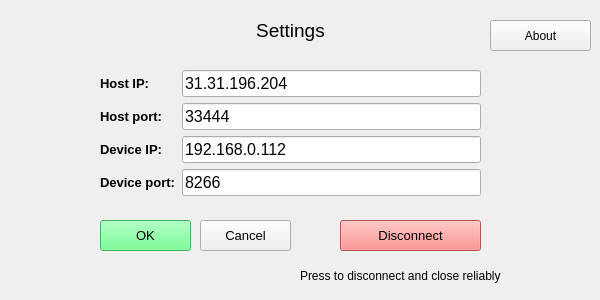
<?xml version="1.0" encoding="UTF-8"?>
<ui version="4.0">
 <class>Form</class>
 <widget class="QWidget" name="Form">
  <property name="geometry">
   <rect>
    <x>0</x>
    <y>0</y>
    <width>600</width>
    <height>300</height>
   </rect>
  </property>
  <property name="minimumSize">
   <size>
    <width>600</width>
    <height>300</height>
   </size>
  </property>
  <property name="maximumSize">
   <size>
    <width>600</width>
    <height>300</height>
   </size>
  </property>
  <property name="windowTitle">
   <string>Remotica</string>
  </property>
  <property name="windowIcon">
   <iconset>
    <normaloff>../remotica/favicon.ico</normaloff>../remotica/favicon.ico</iconset>
  </property>
  <widget class="QLabel" name="label">
   <property name="geometry">
    <rect>
     <x>190</x>
     <y>10</y>
     <width>201</width>
     <height>41</height>
    </rect>
   </property>
   <property name="font">
    <font>
     <pointsize>14</pointsize>
     <weight>50</weight>
     <bold>false</bold>
    </font>
   </property>
   <property name="text">
    <string>&lt;html&gt;&lt;head/&gt;&lt;body&gt;&lt;p align=&quot;center&quot;&gt;Settings&lt;/p&gt;&lt;/body&gt;&lt;/html&gt;</string>
   </property>
  </widget>
  <widget class="QWidget" name="formLayoutWidget">
   <property name="geometry">
    <rect>
     <x>100</x>
     <y>70</y>
     <width>381</width>
     <height>138</height>
    </rect>
   </property>
   <layout class="QFormLayout" name="formLayout">
    <item row="0" column="0">
     <widget class="QLabel" name="label_2">
      <property name="font">
       <font>
        <pointsize>10</pointsize>
        <weight>75</weight>
        <bold>true</bold>
       </font>
      </property>
      <property name="text">
       <string>Host IP:</string>
      </property>
     </widget>
    </item>
    <item row="1" column="0">
     <widget class="QLabel" name="label_3">
      <property name="font">
       <font>
        <pointsize>10</pointsize>
        <weight>75</weight>
        <bold>true</bold>
       </font>
      </property>
      <property name="text">
       <string>Host port:</string>
      </property>
     </widget>
    </item>
    <item row="1" column="1">
     <widget class="QLineEdit" name="lineEdit_2">
      <property name="font">
       <font>
        <pointsize>12</pointsize>
       </font>
      </property>
      <property name="text">
       <string>33444</string>
      </property>
     </widget>
    </item>
    <item row="2" column="0">
     <widget class="QLabel" name="label_4">
      <property name="font">
       <font>
        <pointsize>10</pointsize>
        <weight>75</weight>
        <bold>true</bold>
       </font>
      </property>
      <property name="text">
       <string>Device IP:</string>
      </property>
     </widget>
    </item>
    <item row="2" column="1">
     <widget class="QLineEdit" name="lineEdit_3">
      <property name="font">
       <font>
        <pointsize>12</pointsize>
       </font>
      </property>
      <property name="text">
       <string>192.168.0.112</string>
      </property>
     </widget>
    </item>
    <item row="3" column="0">
     <widget class="QLabel" name="label_5">
      <property name="font">
       <font>
        <pointsize>10</pointsize>
        <weight>75</weight>
        <bold>true</bold>
       </font>
      </property>
      <property name="text">
       <string>Device port:</string>
      </property>
     </widget>
    </item>
    <item row="3" column="1">
     <widget class="QLineEdit" name="lineEdit_4">
      <property name="font">
       <font>
        <pointsize>12</pointsize>
       </font>
      </property>
      <property name="text">
       <string>8266</string>
      </property>
     </widget>
    </item>
    <item row="0" column="1">
     <widget class="QLineEdit" name="lineEdit">
      <property name="font">
       <font>
        <pointsize>12</pointsize>
       </font>
      </property>
      <property name="text">
       <string>31.31.196.204</string>
      </property>
     </widget>
    </item>
   </layout>
  </widget>
  <widget class="QPushButton" name="pushButton_OK">
   <property name="geometry">
    <rect>
     <x>100</x>
     <y>220</y>
     <width>91</width>
     <height>31</height>
    </rect>
   </property>
   <property name="font">
    <font>
     <pointsize>10</pointsize>
    </font>
   </property>
   <property name="styleSheet">
    <string notr="true">background-color: rgb(85, 255, 127);</string>
   </property>
   <property name="text">
    <string>OK</string>
   </property>
  </widget>
  <widget class="QPushButton" name="pushButton_cancel">
   <property name="geometry">
    <rect>
     <x>200</x>
     <y>220</y>
     <width>91</width>
     <height>31</height>
    </rect>
   </property>
   <property name="font">
    <font>
     <pointsize>10</pointsize>
    </font>
   </property>
   <property name="text">
    <string>Cancel</string>
   </property>
  </widget>
  <widget class="QLabel" name="label_6">
   <property name="geometry">
    <rect>
     <x>20</x>
     <y>260</y>
     <width>171</width>
     <height>31</height>
    </rect>
   </property>
   <property name="text">
    <string/>
   </property>
  </widget>
  <widget class="QPushButton" name="pushButton_about">
   <property name="geometry">
    <rect>
     <x>490</x>
     <y>20</y>
     <width>101</width>
     <height>31</height>
    </rect>
   </property>
   <property name="text">
    <string>About</string>
   </property>
  </widget>
  <widget class="QPushButton" name="pushButton_close">
   <property name="geometry">
    <rect>
     <x>340</x>
     <y>220</y>
     <width>141</width>
     <height>31</height>
    </rect>
   </property>
   <property name="font">
    <font>
     <pointsize>10</pointsize>
    </font>
   </property>
   <property name="styleSheet">
    <string notr="true">background-color: rgb(255, 117, 112);</string>
   </property>
   <property name="text">
    <string>Disconnect</string>
   </property>
  </widget>
  <widget class="QLabel" name="label_7">
   <property name="geometry">
    <rect>
     <x>300</x>
     <y>260</y>
     <width>291</width>
     <height>31</height>
    </rect>
   </property>
   <property name="text">
    <string>Press to disconnect and close reliably</string>
   </property>
  </widget>
 </widget>
 <resources/>
 <connections/>
</ui>
